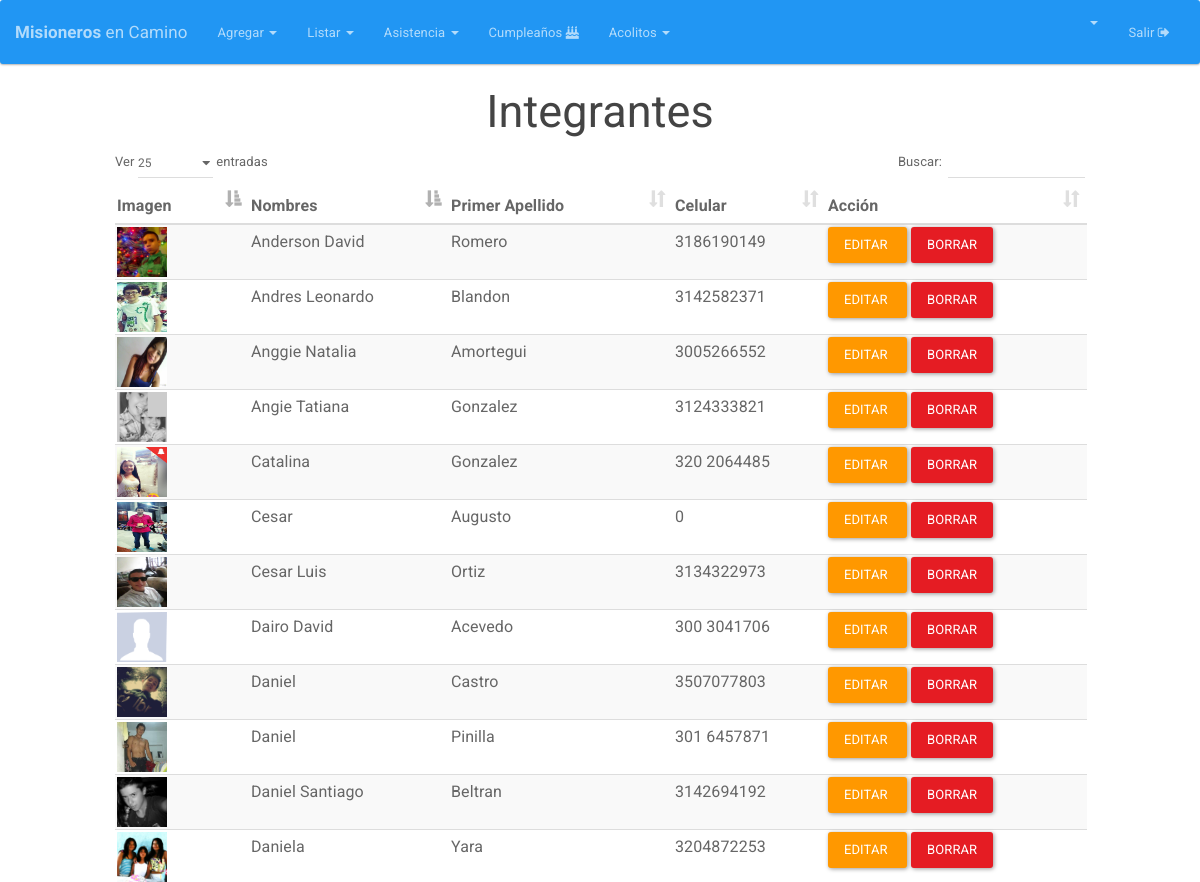
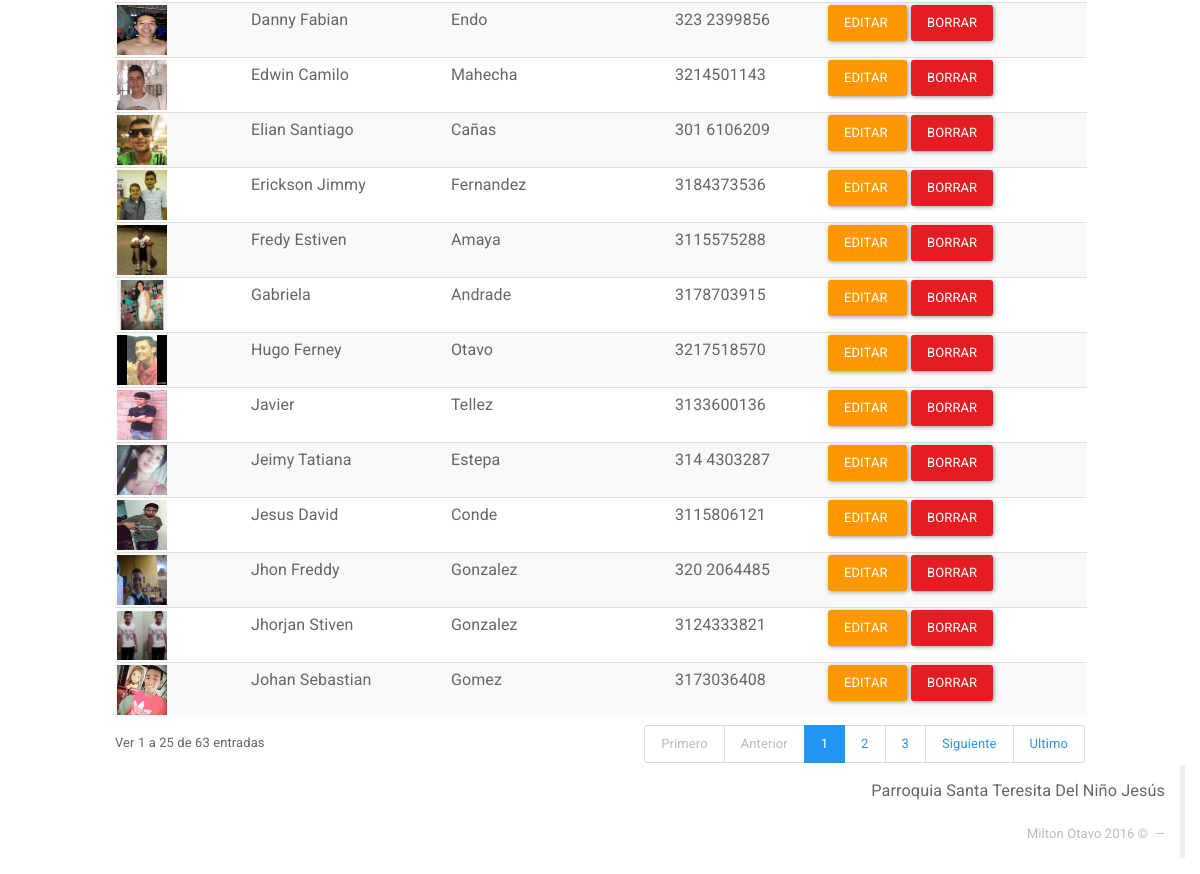
/Integrantes (signed in), run on an earlier commit of the app's database (2 pictures, top to bottom).
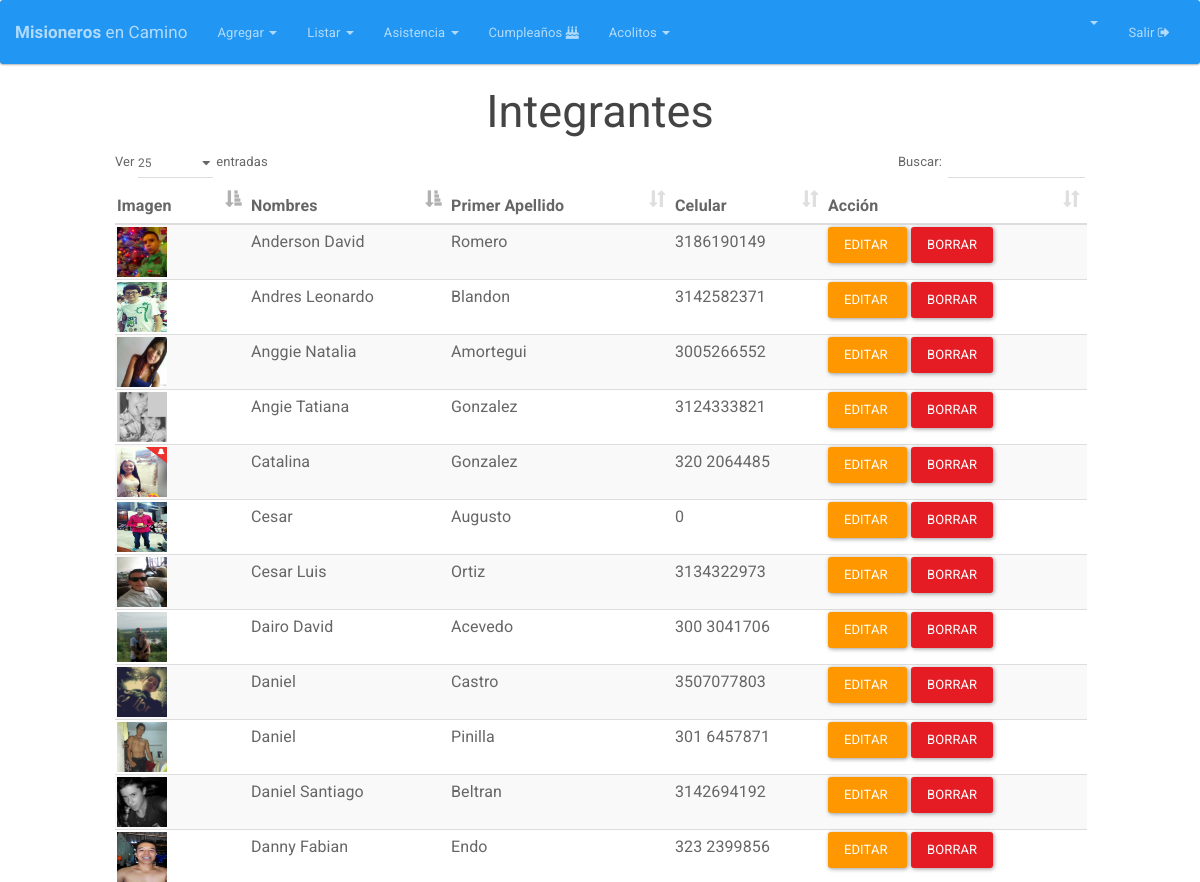
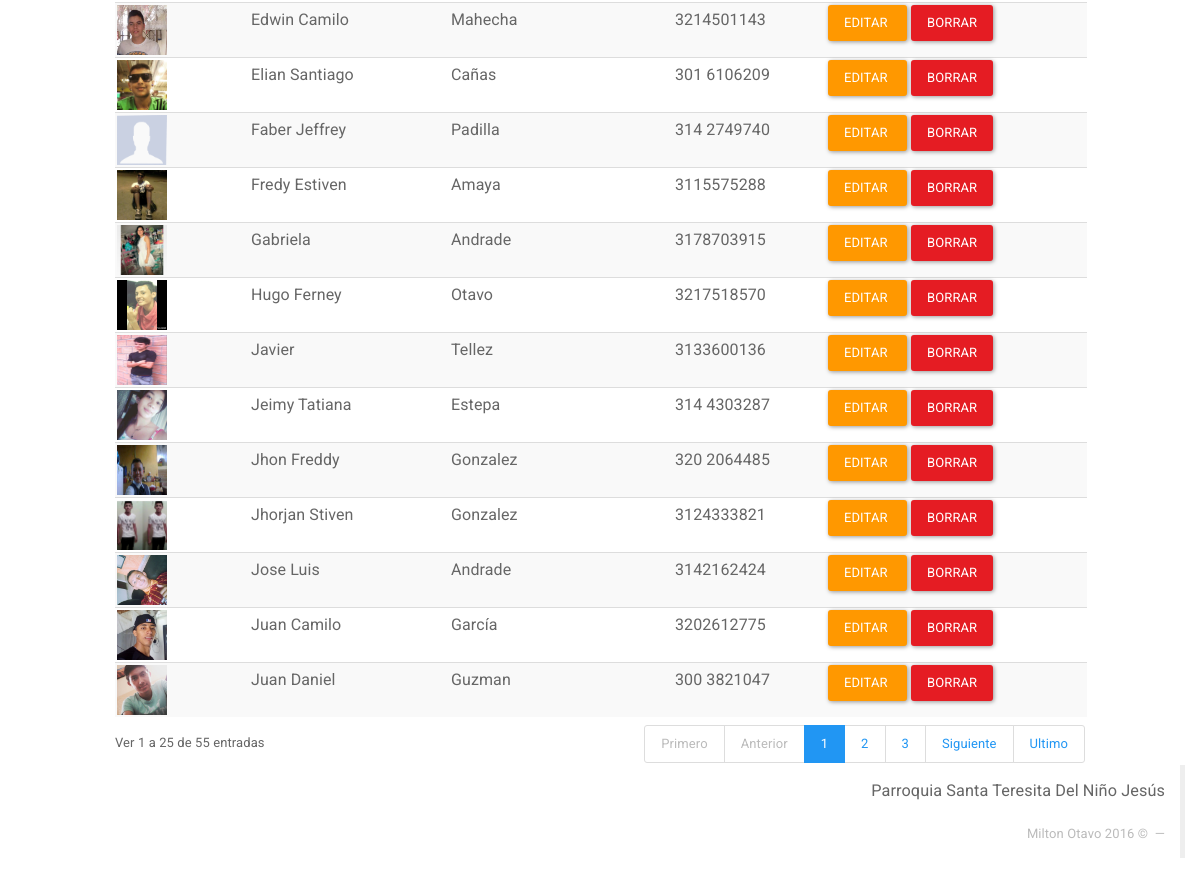
And on a later commit of the database (2 pictures, top to bottom).
### tables this page shows
CREATE TABLE `integrante` (
  `DOCUMENTO` int(12) NOT NULL,
  `NOMBRES` varchar(25) NOT NULL,
  `PRIMER_APELLIDO` varchar(15) NOT NULL,
  `SEGUNDO_APELLIDO` varchar(15) DEFAULT NULL,
  `GENERO` varchar(2) DEFAULT NULL,
  `FECHA_NACIMIENTO` date NOT NULL,
  `DIRECCION` varchar(50) DEFAULT NULL,
  `CELULAR` varchar(200) DEFAULT NULL,
  `CORREO` varchar(50) DEFAULT NULL,
  `ACOLITO` tinyint(1) DEFAULT NULL,
  `COORDINADOR` tinyint(1) DEFAULT NULL,
  `IMAGEN` longtext,
  `FECHA_INGRESO` date DEFAULT NULL,
  `FECHA_REGISTRO` timestamp NOT NULL DEFAULT CURRENT_TIMESTAMP ON UPDATE CURRENT_TIMESTAMP,
  `ESTADO` varchar(20) NOT NULL DEFAULT 'ASISTENTE'
);

### index.php (called while the page is built, shortened)
<?php
if (isset($_SESSION['app_id'])) {
	require_once "Core/Models/Conexion.php";
}
Core\Config\Enrutador::run(new Core\Config\Request());
?>

### Core/Models/Conexion.php (called while the page is built, shortened)
<?php namespace Core\Models;
	class Conexion{
		private $datos= array (
				"host"=>DB_HOST,
				"user"=>DB_USER,
				"pass"=>DB_PASS,
				"db"=>DB_NAME
			);
		private $db;
		public function __construct()
		{
			$this->db = new \mysqli(
					$this->datos['host'],
					$this->datos['user'],
					$this->datos['pass'],
					$this->datos['db']
				);
			$this->db-> set_charset("utf8");
		}
		public function consultaRetorno($sql){
			$datos = $this->db->query($sql);
			return $datos;
		}
	}
 ?>

### Core/Config/Request.php (called while the page is built, shortened)
<?php namespace Core\Config;
class Request{
	private $metodo;
	private $argumento;
	public function __construct(){
		if(isset($_GET['url'])){
			$ruta = filter_input(INPUT_GET, 'url', FILTER_SANITIZE_URL);
			$ruta = explode("/", $ruta);
			$ruta = array_filter($ruta);
			if($ruta[0] == "index.php"){
				$this->controlador = "Login";
			}else{
				$this->controlador = strtolower(array_shift($ruta));
			}
			$this->metodo = strtolower(array_shift($ruta));
			if(!$this->metodo){
				$this->metodo = "index";
			}
			$this->argumento = $ruta;
		}else{
			$this->controlador = "Login";
			$this->metodo = "index";
		}
	}
	public function getMetodo(){
		return $this->metodo;
	}
	public function getArgumento(){
		return $this->argumento;
	}
}
?>

### Core/Controllers/IntegrantesController.php (called while the page is built, shortened)
<?php namespace Core\Controllers;
class IntegrantesController{
	private $integrante;
	public function __construct(){
		$this->integrante = new Integrante();
	}
	public function index(){
		if (!empty($_SESSION['app_id'])) {
			$datos=$this->integrante->listar();
			return $datos;
		}  else {
			header("Location:" . URL . "Integrantes");
		}
	}
}
?>

### Core/Models/Integrante.php (called while the page is built, shortened)
<?php namespace Core\Models;
class Integrante {
	private $db;
	public function __construct(){
		$this->db = new Conexion();
	}
	public function listar(){
		$sql="SELECT * FROM integrante ORDER BY NOMBRES ASC, PRIMER_APELLIDO ASC ";
		$datos=$this->db->consultaRetorno($sql);
		return $datos;
	}
}
?>

### HTML/Integrantes/index.php (the view, shortened to what this page needs)
<html>
<head>
  <?php include(HTML_DIR.'/overall/header.php') ?>
  <link rel="stylesheet" type="text/css" href="Views/DataTables/media/css/dataTables.bootstrap.css">
</head>
<body>
  <?php include(HTML_DIR.'/overall/nav.php') ?>
  <div id="container-fluid">
    <h2 align="center">Integrantes</h2>
    <div class="col-md-1"></div>
    <div class="col-md-10">
      <table class="table table-striped table-hover dataTable" id="integrantesTabla" >
        <thead>
          <tr>
            <th>Imagen</th>
            <th>Nombres</th>
            <th class="hidden-xs">Primer Apellido</th>
            <th class="hidden-xs">Celular</th>
            <th>Acción</th>
          </tr>
        </thead>
        <tbody>
          <?php while($row = mysqli_fetch_array($datos)){ ?>
            <tr>
              <td> <a href="<?php echo URL; ?>Integrantes/ver/<?php echo $row['DOCUMENTO']; ?>"><img class="avatar" src="<?php  echo URL; ?>HTML/Integrantes/avatars/<?php echo  !empty($row['IMAGEN']) ? $row['IMAGEN'] : 'no-image.png'    ; ?>"> </a></td>
              <td  class="hidden-xs"><?php  echo $row['NOMBRES']; ?></td>
              <td  class="hidden-xs"><?php  echo $row['PRIMER_APELLIDO']; ?></td>
              <td class="hidden-xs"><?php  echo $row['CELULAR']; ?></td>
              <td><a  class="btn btn-warning" href="<?php echo URL; ?>Integrantes/editar/<?php echo $row['DOCUMENTO']; ?>">Editar&nbsp;</a>
                <a  class="btn btn-danger" onclick="DeleteItem('¿Está seguro de eliminar este Integrante?','<?php echo URL; ?>Integrantes/eliminar/<?php echo $row['DOCUMENTO']; ?>')" >Borrar</a>
              </td>
            </tr>
            <?php
          }
          ?>
        </tbody>
      </table>
    </div>
    <div class="col-md-1"></div>
  </div>
  <?php include(HTML_DIR.'/overall/footer.php') ?>
</body>
</html>

What changed in the data, as far as the page shows it:
removed integrante: IMAGEN (picture), NOMBRES "Daniela", PRIMER_APELLIDO "Yara", CELULAR "3204872253"
removed integrante: IMAGEN (picture), NOMBRES "Erickson Jimmy", PRIMER_APELLIDO "Fernandez", CELULAR "3184373536"
removed integrante: IMAGEN (picture), NOMBRES "Jesus David", PRIMER_APELLIDO "Conde", CELULAR "3115806121"
removed integrante: IMAGEN (picture), NOMBRES "Johan Sebastian", PRIMER_APELLIDO "Gomez", CELULAR "3173036408"
changed integrante "Dairo David": IMAGEN: picture added in place of a placeholder
added integrante: NOMBRES "Faber Jeffrey", PRIMER_APELLIDO "Padilla", CELULAR "314 2749740"
now on this page (row edited): integrante: IMAGEN (picture), NOMBRES "Jose Luis", PRIMER_APELLIDO "Andrade", CELULAR "3142162424"
now on this page (row edited): integrante: IMAGEN (picture), NOMBRES "Juan Camilo", PRIMER_APELLIDO "García", CELULAR "3202612775"
now on this page (row edited): integrante: IMAGEN (picture), NOMBRES "Juan Daniel", PRIMER_APELLIDO "Guzman", CELULAR "300 3821047"
Also different on the page:
text written by a page script: "Ver entradas Buscar: Ver 1 a 25 de 63 entradas Primero Anterior 1 2 3 Siguiente Ultimo" → "Ver entradas Buscar: Ver 1 a 25 de 55 entradas Primero Anterior 1 2 3 Siguiente Ultimo"
